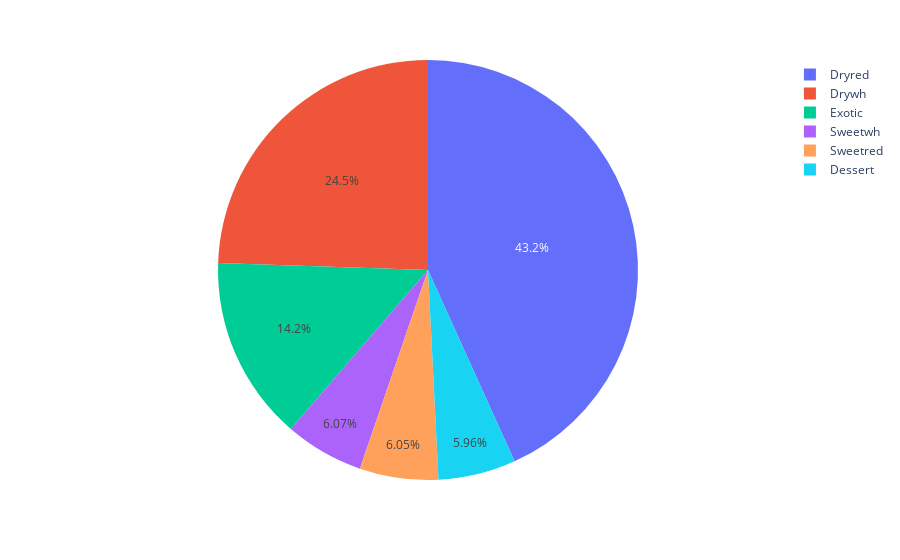

The notebook cell saved with this chart:
### Code cell
# This dataframe has 244 lines, but 4 distinct values for `day`
fig = px.pie(df, names = ['Dryred','Sweetred','Drywh','Sweetwh','Dessert','Exotic'], values = df[['Dryred','Sweetred','Drywh','Sweetwh','Dessert','Exotic']].mean())
fig.show()

### Figure 1 — Plotly figure (JSON) as saved in the notebook; plotly's stock layout.template omitted (floating-point values rounded to 4 significant figures)
{"data": [{"domain": {"x": [0, 1], "y": [0, 1]}, "hovertemplate": "label=%{label}<br>value=%{value}<extra></extra>", "labels": ["Dryred", "Sweetred", "Drywh", "Sweetwh", "Dessert", "Exotic"], "legendgroup": "", "name": "", "showlegend": true, "type": "pie", "values": [50.38, 7.054, 28.52, 7.07, 6.947, 16.55]}], "layout": {"legend": {"tracegroupgap": 0}, "margin": {"t": 60}}}
